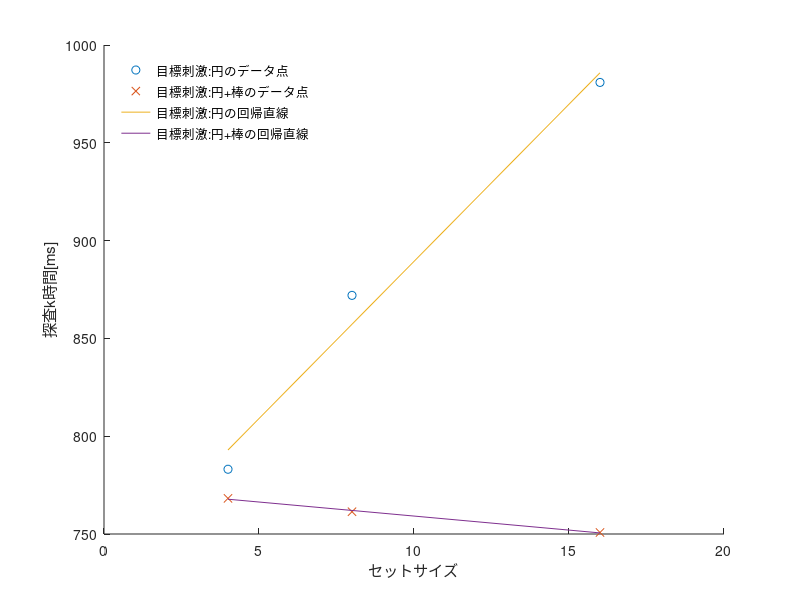

Write MATLAB code to recreate this figure.
clear;
close all;

d=importdata('data.csv',',',3);
data=d.data;
data(:,1)=[];

[people,setnum]=size(data);
setsize=[4,8,16];
x=setsize;
slope=zeros(people,3);

for k=1:people
    y=data(k,1:3);
    p_circle=polyfit(x,y,1);
    slope(k,1)=p_circle(1);
    
    y=data(k,7:9);
    p_circle_bar=polyfit(x,y,1);
    slope(k,2)=p_circle_bar(1);
    slope(k,3)=p_circle(1) - p_circle_bar(1);
end

mynum=1;

hold on;
y=data(mynum, 1:3);
plot(x,y,'o');
p_circle=polyfit(x,y,1);
a=p_circle(:,1);
b=p_circle(:,2);
y1=a*x+b;

y=data(mynum, 7:9);
plot(x,y,'x');
p_circle_bar=polyfit(x,y,1);
a=p_circle_bar(:,1);
b=p_circle_bar(:,2);
y2=a*x+b;
plot(x, y1, x, y2);
hold off;

xlim([0, 20]);
xlabel("セットサイズ");
ylabel("探査k時間[ms]");
legend("目標刺激:円のデータ点","目標刺激:円+棒のデータ点","目標刺激:円の回帰直線","目標刺激:円+棒の回帰直線",'Location','northwest');
legend('boxoff');

ave=mean(slope(:,3));
var=var(slope(:,3));
std=std(slope(:,3));
err=std/sqrt(people);

t=ave/err;
probability=(1-tcdf(t,people-1))*2;
[ttest_result_h, ttest_result_p]=ttest(slope(:,1),slope(:,2));

t
probability
ttest_result_h
ttest_result_p